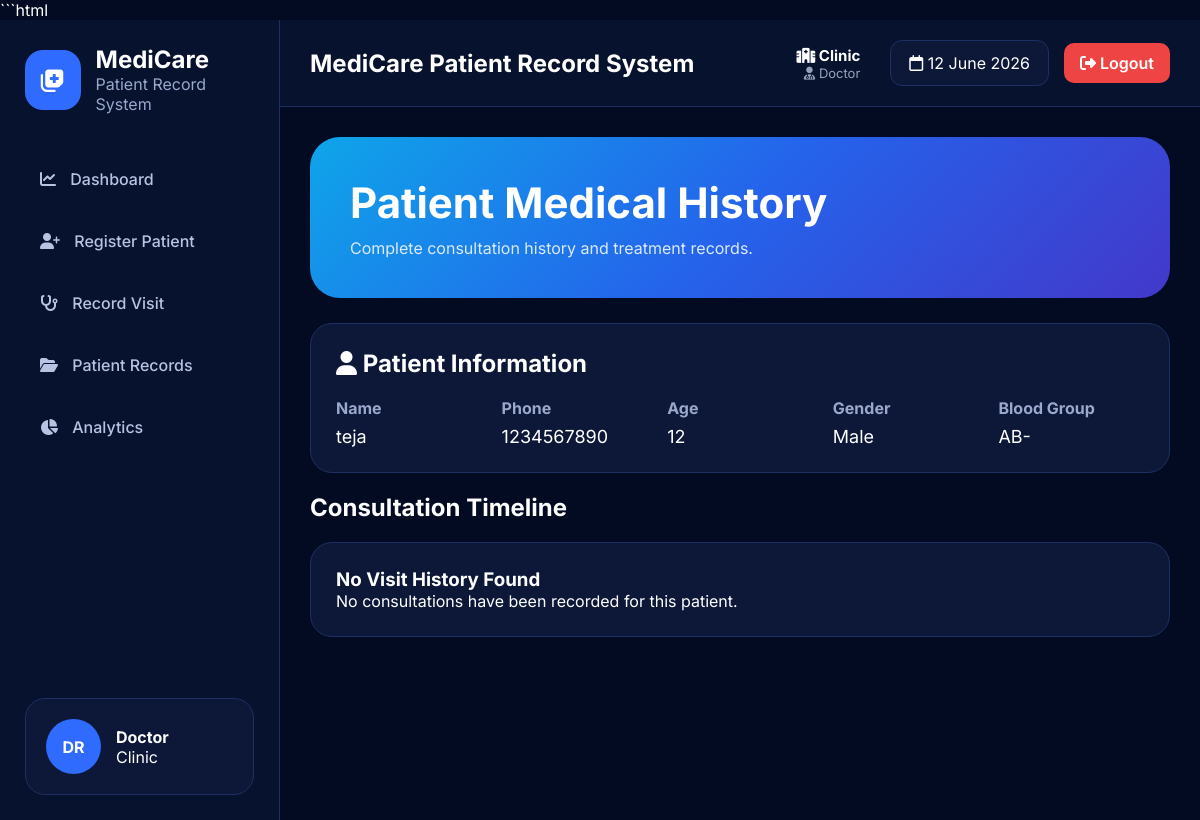
The page /history/1234567890 on the database its author committed.
### tables this page shows
CREATE TABLE patients(
    phone TEXT PRIMARY KEY,
    name TEXT NOT NULL,
    age INTEGER,
    gender TEXT,
    blood_group TEXT
);

### app.py (the view)
@app.route("/history/<phone>")
def history(phone):
    conn = sqlite3.connect(DB_PATH)
    cursor = conn.cursor()
    cursor.execute("""
    SELECT *
    FROM patients
    WHERE phone=?
    """, (phone,))
    patient = cursor.fetchone()
    cursor.execute("""
    SELECT *
    FROM visits
    WHERE patient_phone=?
    ORDER BY visit_date DESC
    """, (phone,))
    visits = cursor.fetchall()
    conn.close()
    return render_template(
        "history.html",
        patient=patient,
        visits=visits,
        phone=phone
    )

### templates/history.html (shortened to what this page needs)
{% extends "base.html" %}
{% block content %}
<div class="hero">
    <h1>Patient Medical History</h1>
    <p>
        Complete consultation history and treatment records.
    </p>
</div>
<div class="card">
    <h2>
        <i class="fa-solid fa-user"></i>
        Patient Information
    </h2>
    <br>
    <div class="patient-info-grid">
        <div>
            <strong>Name</strong>
            <p>{{ patient[1] }}</p>
        </div>
        <div>
            <strong>Phone</strong>
            <p>{{ patient[0] }}</p>
        </div>
        <div>
            <strong>Age</strong>
            <p>{{ patient[2] }}</p>
        </div>
        <div>
            <strong>Gender</strong>
            <p>{{ patient[3] }}</p>
        </div>
        <div>
            <strong>Blood Group</strong>
            <p>{{ patient[4] }}</p>
        </div>
    </div>
</div>
<br>
<h2 style="margin-bottom:20px;">
    Consultation Timeline
</h2>
{% if visits %}
    {% for visit in visits %}
    <div class="visit-card">
        <div class="visit-header">
            <h3>
                Visit Date:
                {{ visit[2] }}
            </h3>
        </div>
        <div class="visit-grid">
            <div>
                <h4>Symptoms</h4>
                <p>
                    {{ visit[3] }}
                </p>
            </div>
            <div>
                <h4>Diagnosis</h4>
                <p>
                    {{ visit[4] }}
                </p>
            </div>
        </div>
        <hr>
        <div class="visit-grid">
            <div>
                <h4>Prescription</h4>
                <p>
                    {{ visit[5] }}
                </p>
            </div>
            <div>
                <h4>Duration</h4>
                <p>
                    {{ visit[6] }}
                </p>
            </div>
        </div>
        <hr>
        <div class="visit-grid">
            <div>
                <h4>Doctor Notes</h4>
                <p>
                    {{ visit[7] }}
                </p>
            </div>
            <div>
                <h4>Follow Up Date</h4>
                <p>
                    {{ visit[8] }}
                </p>
            </div>
        </div>
    </div>
    <br>
    {% endfor %}
{% else %}
<div class="card">
    <h3>No Visit History Found</h3>
    <p>
        No consultations have been recorded for this patient.
    </p>
</div>
{% endif %}
{% endblock %}

### static/css/style.css (style rules this page uses)
:root { --bg:#020b22; --sidebar:#07122e; --card:#0d1838; --card2:#12214a; --border:#1e2f63; --blue:#2f6bff; --blue2:#4f46e5; --text:#ffffff; --muted:#9aa8cc; }
* { margin:0; padding:0; box-sizing:border-box; font-family:'Inter',sans-serif; }
body { background:var(--bg); color:var(--text); }
.hero { background:linear-gradient( 135deg, #0ea5e9, #2563eb, #4338ca ); padding:40px; border-radius:30px; margin-bottom:25px; }
.hero h1 { color:white; font-size:42px; margin-bottom:10px; }
.hero p { color:#dbeafe; }
.card { background:var(--card); border:1px solid var(--border); border-radius:22px; padding:25px; }
.card h2 { color:white; }
.patient-info-grid { display:grid; grid-template-columns: repeat(5,1fr); gap:20px; }
.patient-info-grid strong { color:#9aa8cc; }
.patient-info-grid p { margin-top:8px; font-size:18px; }

### rows shown on the page
patients: name "teja", phone "1234567890", age "12", gender "Male", blood_group "AB-"

### other values the page prints
{{ session.get('doctor','Doctor') }} "Doctor"
{{ session.get('clinic','Clinic') }} "Clinic"
